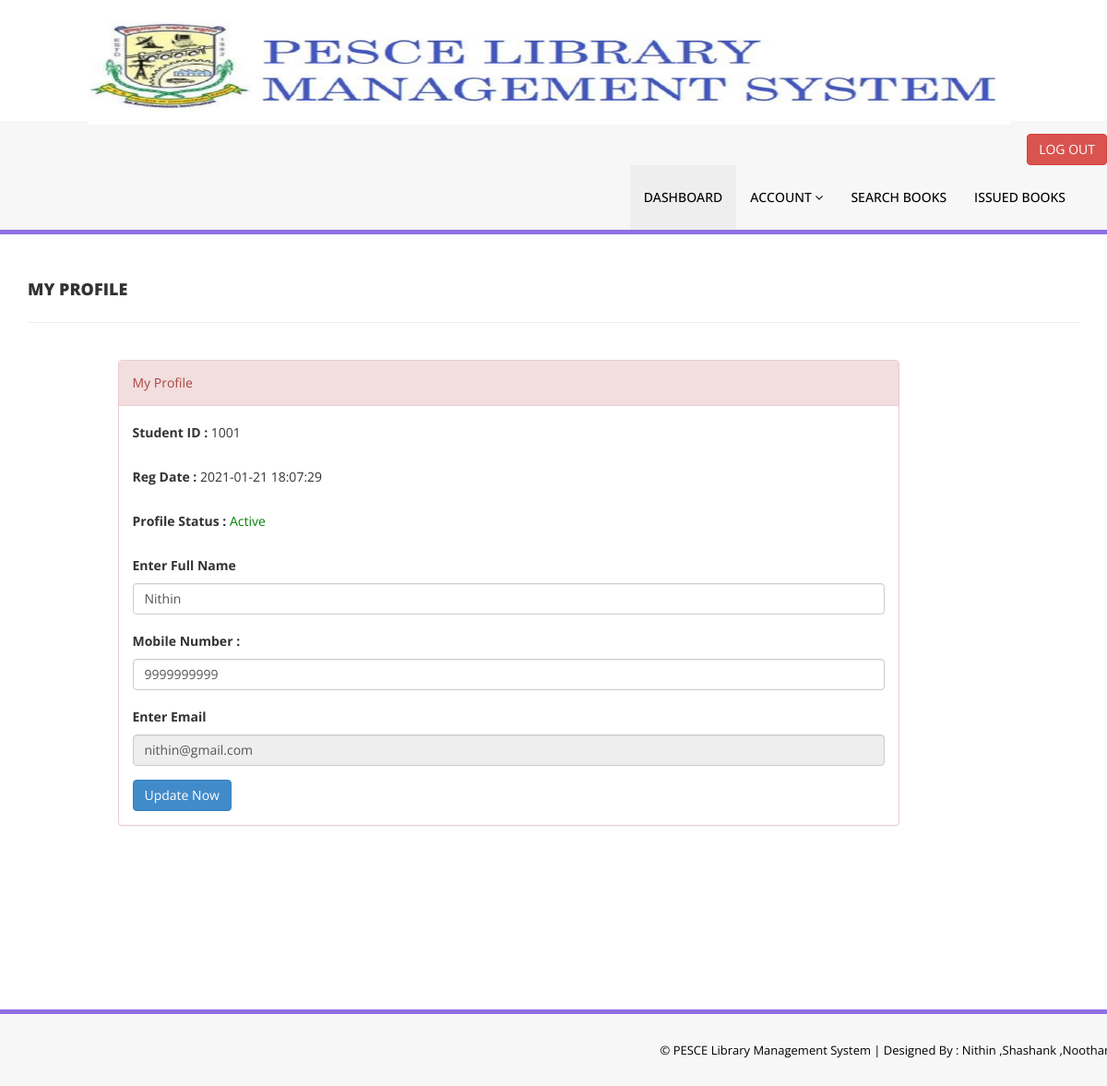
Screenshot of /my-profile.php (signed in) with the database file from the repository.
### tables this page shows
CREATE TABLE `tblstudents` (
  `id` int(11) NOT NULL,
  `StudentId` varchar(100) DEFAULT NULL,
  `FullName` varchar(120) DEFAULT NULL,
  `USN` varchar(10) DEFAULT NULL,
  `EmailId` varchar(120) DEFAULT NULL,
  `MobileNumber` char(11) DEFAULT NULL,
  `Password` varchar(120) DEFAULT NULL,
  `Status` int(1) DEFAULT NULL,
  `RegDate` timestamp NULL DEFAULT current_timestamp(),
  `UpdationDate` timestamp NULL DEFAULT NULL ON UPDATE current_timestamp()
);

### my-profile.php (the view, shortened to what this page needs)
<?php
include('includes/config.php');
if(strlen($_SESSION['login'])==0)
    {
header('location:index.php');
}
else{
?>
<!DOCTYPE html>
<html xmlns="http://www.w3.org/1999/xhtml">
<head>
    <link href="assets/css/bootstrap.css" rel="stylesheet" />
    <link href="assets/css/font-awesome.css" rel="stylesheet" />
    <link href="assets/css/style.css" rel="stylesheet" />
</head>
<body>
     <div class="container">
            <div class="navbar-header" style="height: 25px;">
                <a class="navbar-brand" >
                    <img id="img2" src="assets/img/peslogo.jpg" />
                </a>
            </div>
        </div>
    <a id="logout" href="logout.php" class="btn btn-danger pull-right">LOG OUT</a>
    <br />
    <br />
<?php include('includes/header1.php');?>
    <div class="content-wrapper">
         <div class="container">
        <div class="row pad-botm">
            <div class="col-md-12">
                <h4 class="header-line">My Profile</h4>
                            </div>
        </div>
             <div class="row">
<div class="col-md-9 col-md-offset-1">
               <div class="panel panel-danger">
                        <div class="panel-heading">
                           My Profile
                        </div>
                        <div class="panel-body">
                            <form name="signup" method="post">
<?php
$sid=$_SESSION['stdid'];
$sql="SELECT StudentId,FullName,EmailId,MobileNumber,RegDate,UpdationDate,Status from  tblstudents  where StudentId=:sid ";
$query = $dbh -> prepare($sql);
$query-> bindParam(':sid', $sid, PDO::PARAM_STR);
$query->execute();
$results=$query->fetchAll(PDO::FETCH_OBJ);
if($query->rowCount() > 0)
{
foreach($results as $result)
{               ?>
<div class="form-group">
<label>Student ID : </label>
<?php echo htmlentities($result->StudentId);?>
</div>
<div class="form-group">
<label>Reg Date : </label>
<?php echo htmlentities($result->RegDate);?>
</div>
<div class="form-group">
<label>Profile Status : </label>
<?php if($result->Status==1){?>
<span style="color: green">Active</span>
<?php } else { ?>
<span style="color: red">Blocked</span>
<?php }?>
</div>
<div class="form-group">
<label>Enter Full Name</label>
<input class="form-control" type="text" name="fullanme" value="<?php echo htmlentities($result->FullName);?>" autocomplete="off" required />
</div>
<div class="form-group">
<label>Mobile Number :</label>
<input class="form-control" type="text" name="mobileno" maxlength="10" value="<?php echo htmlentities($result->MobileNumber);?>" autocomplete="off" required />
</div>
<div class="form-group">
<label>Enter Email</label>
<input class="form-control" type="email" name="email" id="emailid" value="<?php echo htmlentities($result->EmailId);?>"  autocomplete="off" required readonly />
</div>
<?php }} ?>
<button type="submit" name="update" class="btn btn-primary" id="submit">Update Now </button>
                                    </form>
                            </div>
                        </div>
                            </div>
        </div>
    </div>
    </div>
    <?php include('includes/footer.php');?>
</body>
</html>
<?php } ?>

### assets/css/style.css (style rules this page uses)
body { font-family: 'Open Sans', sans-serif; line-height:28px; background: #FFF; }
.content-wrapper { margin-top: 40px; min-height:800px; padding-bottom:90px; }
.header-line { font-weight:900; padding-bottom:25px; border-bottom:1px solid #eeeeee; text-transform:uppercase; }
.pad-botm { padding-bottom:30px; }

### my-profile.php (style rules this page uses)
#img2 { position: relative; width: 1000px; height: 120px; margin-left: 50px; }
#logout { margin-top: 120px; margin-left: -50px; }

### rows the page displays
tblstudents: StudentId "1001", RegDate "2021-01-21 18:07:29", Status "Active", fullanme "Nithin", mobileno "9999999999", email "nithin@gmail.com"
